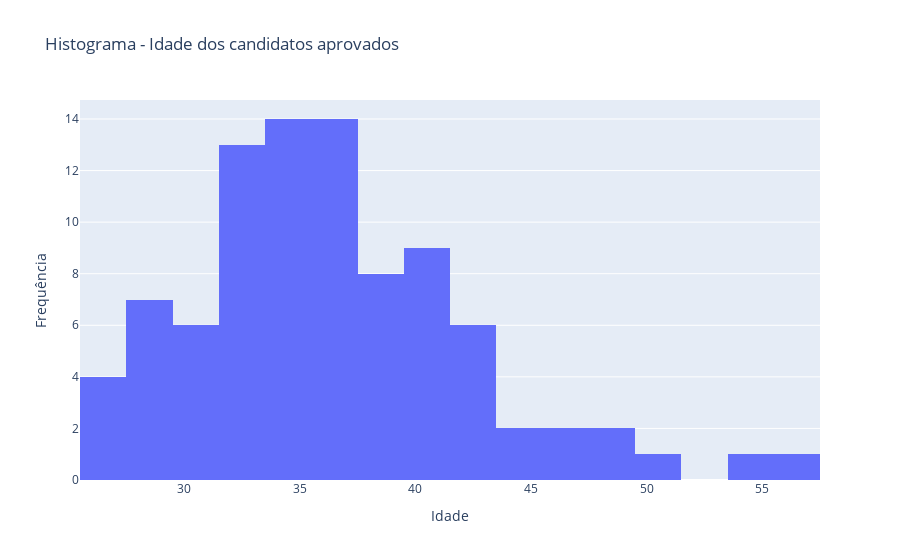

Notebook code cell kept with this figure:
### Code cell
candidatos_aprovados = resultado_definitivo_ordenado[resultado_definitivo_ordenado['SITUAÇÃO DEFINITIVA'].str.contains('Aprovado')]

# Criar histograma
fig = go.Figure(data=[go.Histogram(x=candidatos_aprovados['IDADE'])])

# Configurar layout
fig.update_layout(
    title='Histograma - Idade dos candidatos aprovados',
    xaxis_title='Idade',
    yaxis_title='Frequência'
)

# Exibir o histograma
fig.show()

### Figure 1 — Plotly figure (JSON) as saved in the notebook; plotly's stock layout.template omitted (floating-point values rounded to 4 significant figures)
{"data": [{"type": "histogram", "x": [33, 30, 28, 32, 54, 39, 38, 33, 50, 45, 34, 26, 40, 36, 32, 46, 32, 31, 38, 40, 41, 42, 34, 43, 29, 34, 38, 43, 26, 40, 43, 36, 28, 33, 32, 36, 35, 37, 49, 35, 35, 37, 30, 32, 36, 33, 42, 34, 35, 41, 35, 29, 39, 27, 26, 37, 33, 41, 30, 38, 40, 30, 41, 34, 39, 45, 36, 28, 43, 34, 35, 33, 32, 29, 39, 37, 36, 33, 37, 37, 35, 30, 56, 37, 46, 41, 28, 34, 36, 48]}], "layout": {"title": {"text": "Histograma - Idade dos candidatos aprovados"}, "xaxis": {"title": {"text": "Idade"}}, "yaxis": {"title": {"text": "Frequência"}}}}
